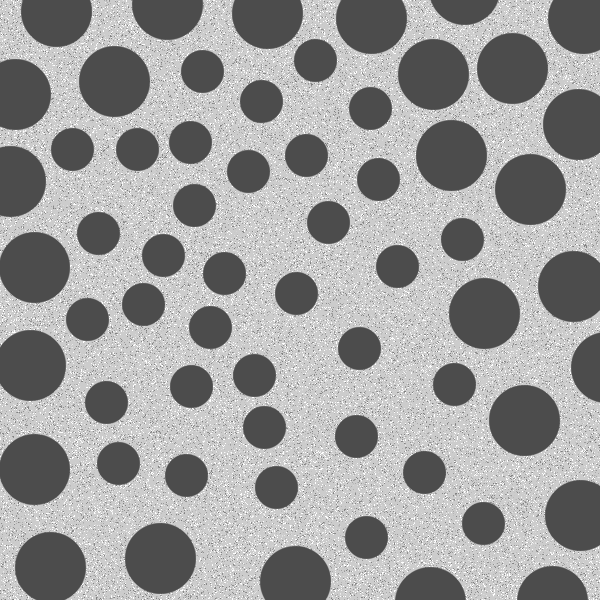
%> input picture FigP0934.tif, 600 x 600 px
$ octave ch10_test2.m   (GNU Octave 9; MATLAB toolbox functions it lacks are replaced by stand-ins)
%> lines starting %> are read from the running program, lines starting %| are printed output that depends on the picture; in (x1, y1, x2, y2) boxes, pixels count from 0 and x2, y2 are one past the last pixel; in counts of white or black regions, pixels touching at a corner belong together; the program's own positions count from 1
clear; close all; clc;
f = imread('FigP0934.tif');
%> f is the input picture: size 600x600 uint8; min 76, max 255, mean 155.3
% Remove small blobs.
fsm = imclose(f, strel('disk', 30));
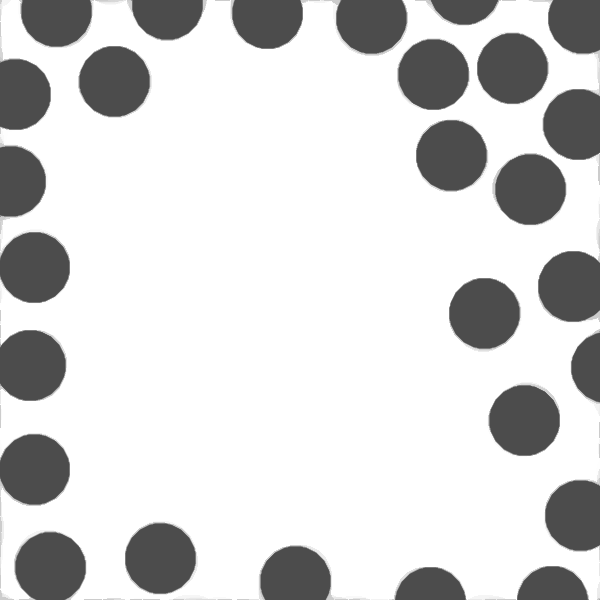
%> fsm: size 600x600 uint8; min 76, max 255, mean 211.5

% Remove large blobs.
flrg = imopen(fsm, strel('disk', 60));
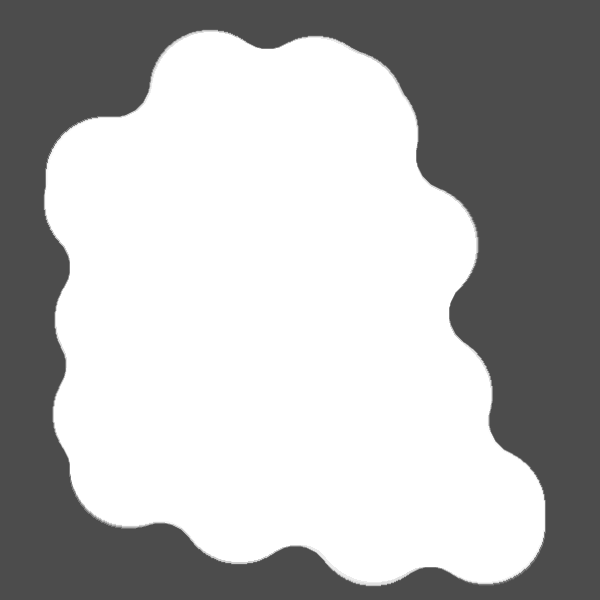
%> flrg: size 600x600 uint8; min 76, max 255, mean 176.8

% Use a morphological gradient to obtain the boundary betwwen the regions.
se = ones(3);
grad = imsubtract(imdilate(flrg, se), imerode(flrg, se));
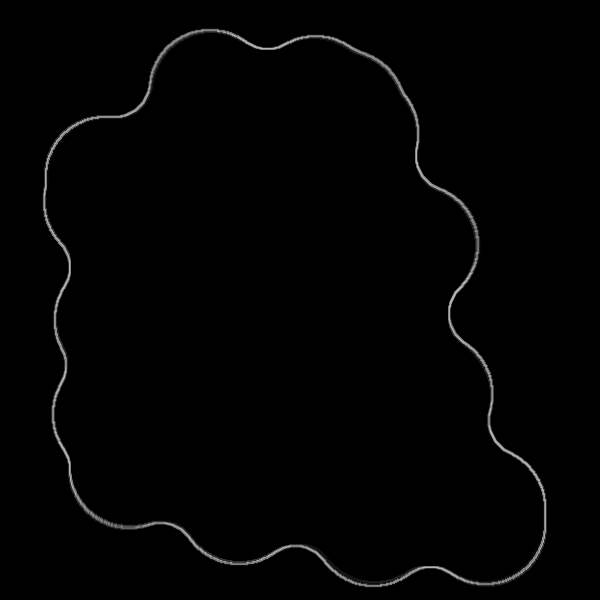
%> grad: size 600x600 uint8; min 0, max 179, mean 2.3

% superimpose the boundary on the original image.
idx = find(grad > 0);
%> idx = 10046 values from 25394 to 328135
final = f;
final(idx) = 255;
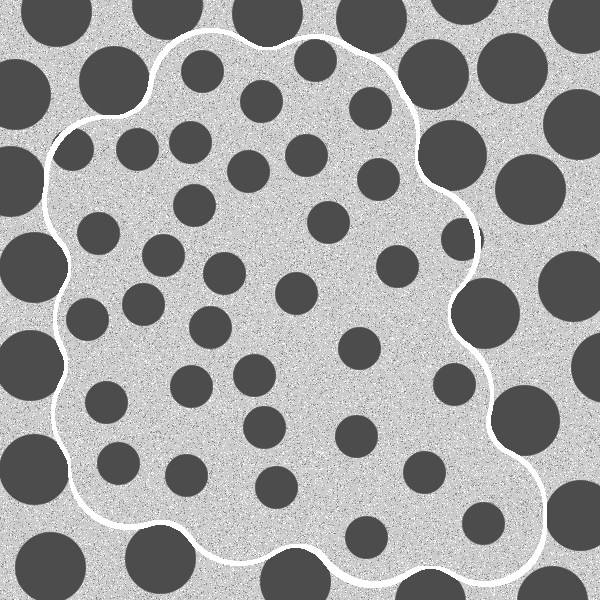
%> final: size 600x600 uint8; 2.69% of pixels changed, all inside (x1, y1, x2, y2) = (42, 28, 547, 588)

subplot(2,2,1), imshow(f);
subplot(2,2,2), imshow(fsm);
subplot(2,2,3), imshow(flrg);
subplot(2,2,4), imshow(final);

$ run again, with Figp0917.tif copied over FigP0934.tif
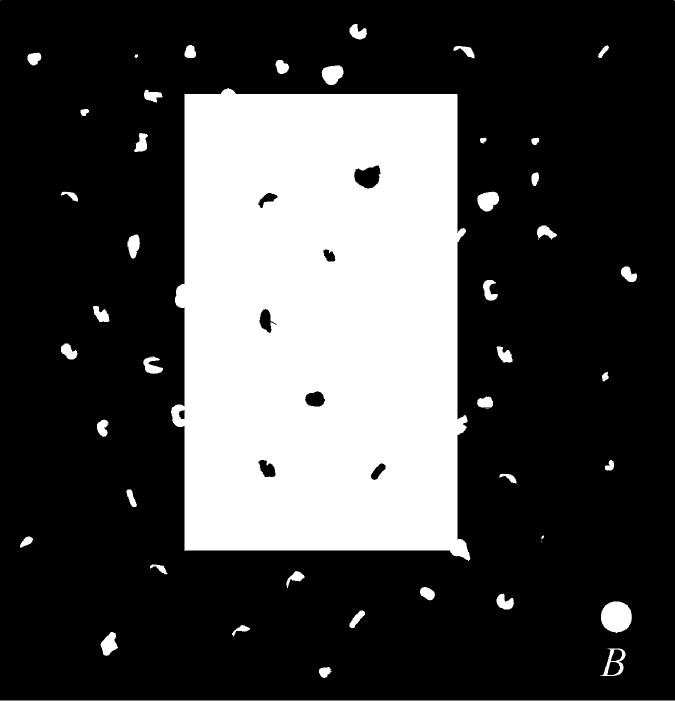
%> input picture Figp0917.tif, 675 x 701 px
%> f is the input picture: size 701x675 uint8; min 0, max 255, mean 70.3
%> `grad = imsubtract(imdilate(flrg, se), imerode(flrg, se));`:
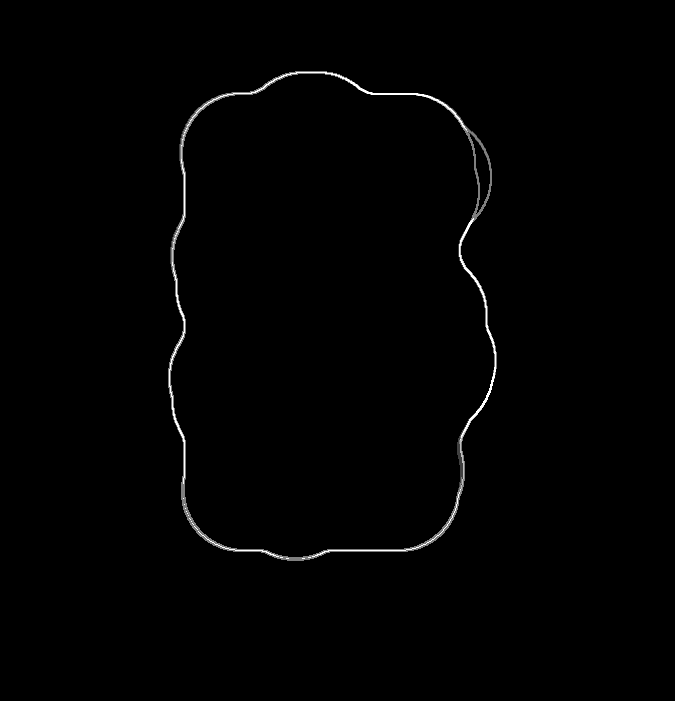
%> grad: size 701x675 uint8; min 0, max 255, mean 1.8
%> idx = 5394 values from 118137 to 348065
%> `final(idx) = 255;`:
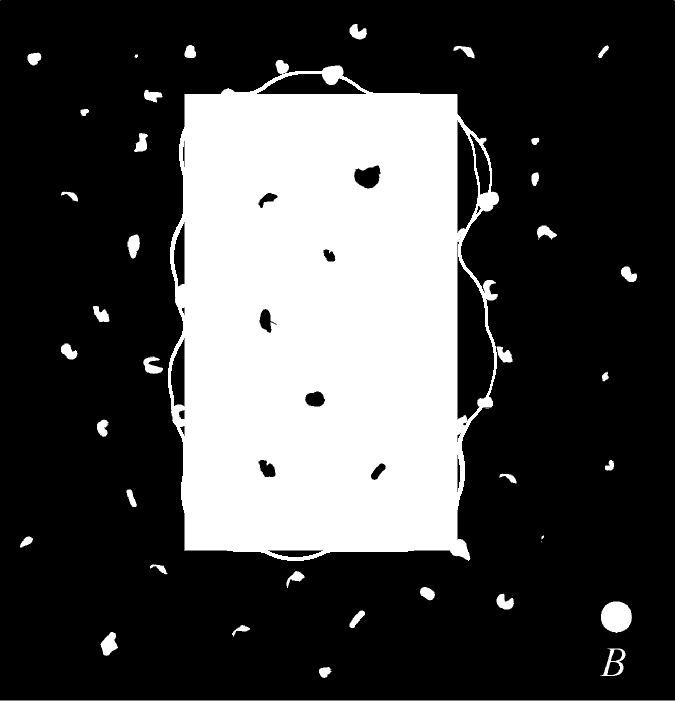
%> final: size 701x675 uint8; 0.79% of pixels changed, all inside (x1, y1, x2, y2) = (168, 71, 497, 561)
